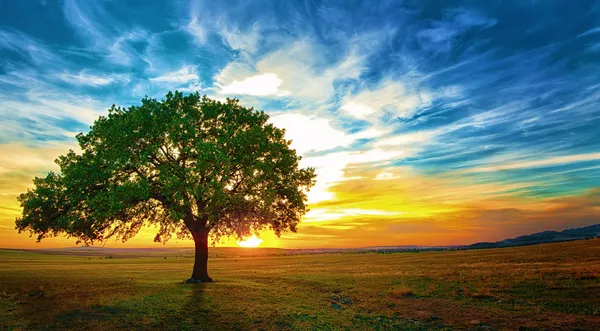
#> input picture Exam/nature.jpg, 600 x 331 px
$ jupyter execute Q4.ipynb
#> lines starting #> are read from the running program, lines starting #| are printed output that depends on the picture
# make 2 trackbar first one to switch between 2 images (0 ---> 1) and anther one to switch between 2 filter (canny, blur) (0 ---> 1) select preferred parameter for filters show the image in the same trackbar window when i press q stop the program.

[cell 1]
import cv2
import matplotlib.pyplot as plt
import numpy as np

[cell 2]
img1 = cv2.imread('nature.jpg')
#> img1 is the input picture: shape (331, 600, 3); mean B, G, R 102.7, 118.1, 103.6
img2 = cv2.imread('Task_in.jpg')
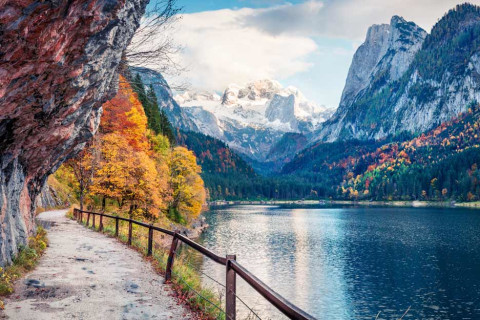
#> input picture Exam/Task_in.jpg, 480 x 320 px
#> img2 is the input picture: shape (320, 480, 3); mean B, G, R 135.1, 128.7, 120.7
img1 = img1[:,:,::-1]; img2 = img2[:,:,::-1]

[cell 3]
def doFilter(img , num):
#> called with num = 0
    if num == 0:
        out = cv2.Canny(img, 50, 200)
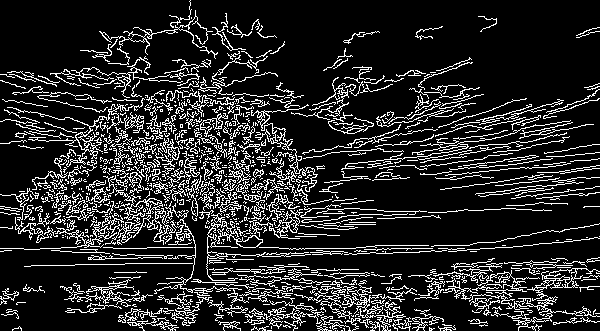
#> out: shape (331, 600); 15.9% white in thin lines or dots
    elif num == 1:
        out =cv2.blur(img, (7, 7))
    return out

[cell 4]
#callback
def nothing(x):
    pass

cv2.namedWindow('Window')
cv2.createTrackbar('image', 'Window', 0, 1, nothing)
cv2.createTrackbar('Canny/Blur', 'Window', 0, 1, nothing)

while 1:
    num = cv2.getTrackbarPos('image', 'Window')
    fil = cv2.getTrackbarPos('Canny/Blur', 'Window')
    if num == 0:
        out1 = doFilter(img1, fil)
        cv2.imshow('Window', out1)
    elif num == 1:
        out2 = doFilter(img2, fil)
        cv2.imshow('Window', out2)

    k = cv2.waitKey(1)
#> (key q is pressed here)
